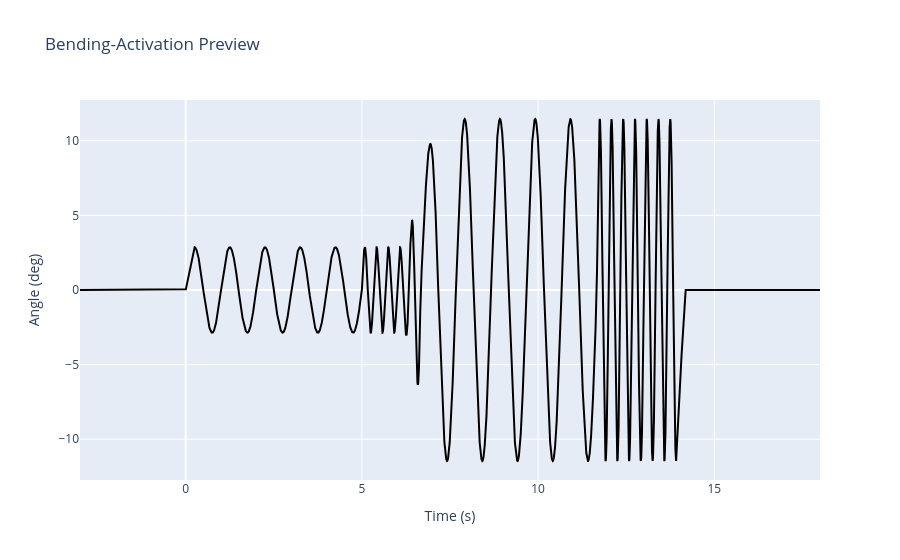
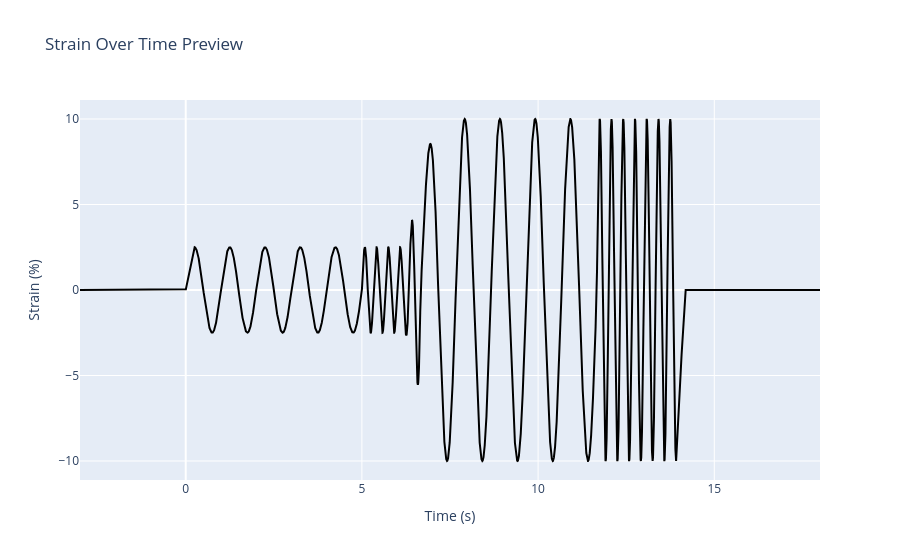

Notebook cell for these charts, in order:
### Markdown cell above
## CHECK: Is the experimental sequence what you wanted?

### Code cell
#region Make a table
print("--- Generated Sequence Attributes ---")

# Use the 'organized_' versions so all arrays have the same length
display(pd.DataFrame({
    "freq (Hz)": bender.organized_freqs,           
    "curve (1/m)": bender.organized_curves,       
    "amp (deg)": bender.all_degs,           
    "strain (%)": bender.all_strains * 100,
    "strain rate (%/s)": bender.all_strainrates * 100,
    "duty (%)": bender.organized_stimduties,      
    "phase (%)": bender.organized_stimphases      
}))


#MAKE PLOTS

# First plot: angle/stim plot with shaded stimulus periods
bender.make_stimuli()
fig = go.Figure()
fig.add_trace(go.Scatter(x=bender.t, y=bender.angle, name="Commanded Angle", line=dict(color='black')))

# Add Shading (ONLY if stimulation is active)
if bender.is_stim:
    # Handle Left Side Shading
    if hasattr(bender, 'Lonoff') and bender.Lonoff is not None:
        for onoff in bender.Lonoff:
            fig.add_vrect(x0=onoff[0], x1=onoff[1], fillcolor="blue", opacity=0.5, line_width=0, name="Left Stim")

    # Handle Right Side Shading
    if hasattr(bender, 'Ronoff') and bender.Ronoff is not None:
        for onoff in bender.Ronoff:
            fig.add_vrect(x0=onoff[0], x1=onoff[1], fillcolor="red", opacity=0.5, line_width=0, name="Right Stim")

fig.update_layout(title="Bending-Activation Preview", xaxis_title="Time (s)", yaxis_title="Angle (deg)")

display(fig)

# Second Plot: Muscle strain over time
kappa_over_time = np.deg2rad(bender.angle) / (bender.dclamp / 1000)  # Formula: curvature = angle_radians / length
strain_pct_over_time = ((kappa_over_time * (bender.xsec_width/1000)) / 2) * 100 # Formula: strain (%)= (curvature * thickness) / 2
fig_strain = go.Figure()

fig_strain.add_trace(go.Scatter(
    x=bender.t, 
    y=strain_pct_over_time, 
    name="Strain (%)", 
    line=dict(color='black')
))

# Add the same shading stim shading
if bender.is_stim:
    if hasattr(bender, 'Lonoff') and bender.Lonoff is not None:
        for onoff in bender.Lonoff:
            fig_strain.add_vrect(x0=onoff[0], x1=onoff[1], fillcolor="blue", opacity=0.3, line_width=0)
    if hasattr(bender, 'Ronoff') and bender.Ronoff is not None:
        for onoff in bender.Ronoff:
            fig_strain.add_vrect(x0=onoff[0], x1=onoff[1], fillcolor="red", opacity=0.3, line_width=0)

fig_strain.update_layout(
    title="Strain Over Time Preview", 
    xaxis_title="Time (s)", 
    yaxis_title="Strain (%)"
)
display(fig_strain)
#endregion

### Figure 1 — Plotly figure (JSON) as saved in the notebook; plotly's stock layout.template omitted (floating-point values rounded to 4 significant figures; data arrays with more than 128 entries replaced by an {"elided": "..."} marker saying what was removed)
{"data": [{"line": {"color": "black"}, "name": "Commanded Angle", "type": "scatter", "x": {"elided": "21001 float values"}, "y": {"elided": "21001 float values"}}], "layout": {"title": {"text": "Bending-Activation Preview"}, "xaxis": {"title": {"text": "Time (s)"}}, "yaxis": {"title": {"text": "Angle (deg)"}}}}

### Figure 2 — Plotly figure (JSON) as saved in the notebook; plotly's stock layout.template omitted (floating-point values rounded to 4 significant figures; data arrays with more than 128 entries replaced by an {"elided": "..."} marker saying what was removed)
{"data": [{"line": {"color": "black"}, "name": "Strain (%)", "type": "scatter", "x": {"elided": "21001 float values"}, "y": {"elided": "21001 float values"}}], "layout": {"title": {"text": "Strain Over Time Preview"}, "xaxis": {"title": {"text": "Time (s)"}}, "yaxis": {"title": {"text": "Strain (%)"}}}}
